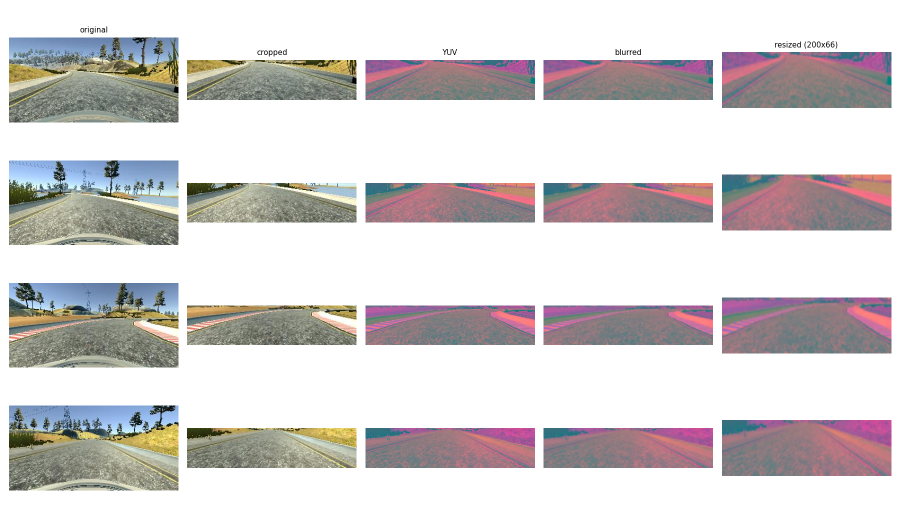
#> input picture outputs/preprocessing_preview.png, 1800 x 1056 px (shown at 1/2 size)
$ python -i preprocessing.py   (imports and definitions only)
#> lines starting #> are read from the running program, lines starting #| are printed output that depends on the picture
"""Image preprocessing for the self-driving car model (section 5 of the spec).

The preprocessing pipeline mirrors the one used at inference time in
``TestSimulation.py`` so that the images the model sees during training match the
images it receives from the simulator:

  1. Crop the road area from the full frame (remove sky/hood).
  2. Convert RGB -> YUV (the color space used by the Nvidia model).
  3. Apply a Gaussian blur to reduce noise.
  4. Resize to 200 x 66 (the Nvidia model input size).
  5. Normalize pixel values to the [0, 1] range.

All functions expect RGB ``uint8`` images (as produced by
``augmentation.load_image``) and return a float32 image ready for the network.
"""

from __future__ import annotations

import cv2
import numpy as np

# Avoid OpenCV thread-pool deadlocks when preprocessing runs inside the Keras
# batch-generator worker thread (see augmentation.py for details).
# [1 line not run here, left out]

# Vertical crop bounds (rows) matching TestSimulation.py: img[60:135, :, :].
CROP_TOP = 60
CROP_BOTTOM = 135

# Nvidia model input size (width x height).
TARGET_WIDTH = 200
TARGET_HEIGHT = 66


def preprocess(image: np.ndarray) -> np.ndarray:
    """Run the full preprocessing pipeline on a single RGB image.

    Parameters
    ----------
    image:
        RGB ``uint8`` image (e.g. a 160x320x3 simulator frame).

    Returns
    -------
    numpy.ndarray
        A ``float32`` image of shape ``(66, 200, 3)`` with values in ``[0, 1]``.
    """
    image = image[CROP_TOP:CROP_BOTTOM, :, :]
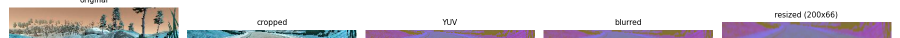
#> image: shape (75, 1800, 3) (shown at 1/2 size); mean of channels 0, 1, 2 212.2, 208.5, 214.1; drawn as B, G, R
    image = cv2.cvtColor(image, cv2.COLOR_RGB2YUV)
#> image: shape (75, 1800, 3); mean of channels 0, 1, 2 210.2, 129.9, 129.7
    image = cv2.GaussianBlur(image, (3, 3), 0)
#> image: shape (75, 1800, 3); mean of channels 0, 1, 2 210.2, 129.9, 129.7
    image = cv2.resize(image, (TARGET_WIDTH, TARGET_HEIGHT))
#> image: shape (66, 200, 3); mean of channels 0, 1, 2 210.6, 129.9, 129.7
    # image = image.astype(np.float32) / 255.0
    image = image / 255
#> image: shape (66, 200, 3) float64; mean of channels 0, 1, 2 0.826, 0.51, 0.509
    return image


# [48 lines not run here, left out]

>>> import cv2
>>> picture = cv2.cvtColor(cv2.imread('../outputs/preprocessing_preview.png'), cv2.COLOR_BGR2RGB)
>>> result = preprocess(picture)
